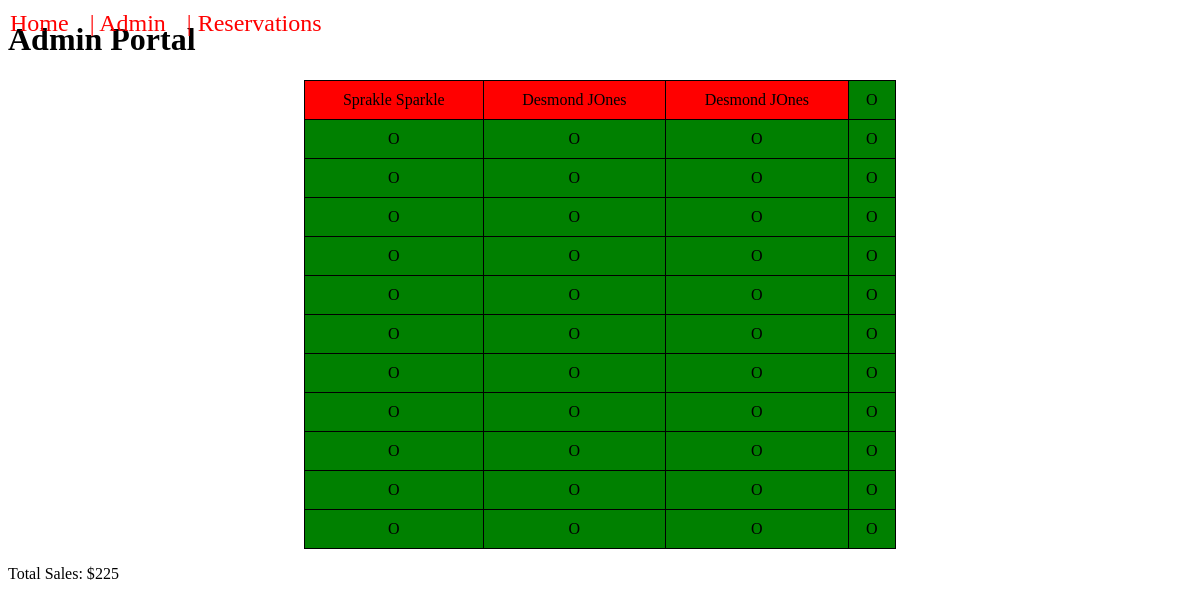
/admin_portal, run on the app's committed database.
### tables this page shows
CREATE TABLE reservations (
    id INTEGER PRIMARY KEY AUTOINCREMENT,
    passengerName TEXT NOT NULL,
    seatRow INTEGER NOT NULL,
    seatColumn INTEGER NOT NULL,
    eTicketNumber TEXT NOT NULL,
    created TIMESTAMP NOT NULL DEFAULT CURRENT_TIMESTAMP
);

### app.py (the view)
@app.route('/admin_portal')
def admin_portal():
    conn = get_db_connection()
    reservations = conn.execute('SELECT * FROM reservations').fetchall()
    conn.close()
    seating_chart = [[None for _ in range(4)] for _ in range(12)]
    for res in reservations:
        seating_chart[res['seatRow']][res['seatColumn']] = res['passengerName']
    total_sales = calculate_total_sales()
    return render_template('admin_portal.html', seating_chart=seating_chart, total_sales=total_sales)

### app.py (called while the page is built)
def get_db_connection():
    conn = sqlite3.connect('database.db')
    conn.row_factory = sqlite3.Row
    return conn

def calculate_total_sales():
    cost_matrix = [[100, 75, 50, 100] for _ in range(12)]
    conn = get_db_connection()
    reservations = conn.execute('SELECT seatRow, seatColumn FROM reservations').fetchall()
    conn.close()
    total_sales = sum(cost_matrix[row['seatRow']][row['seatColumn']] for row in reservations)
    return total_sales

### templates/admin_portal.html (shortened to what this page needs)
<!DOCTYPE html>
<html>
    <div class="nav">
    <a href="/" class="menu-item">Home</a> |
    <a href="/admin" class="menu-item">Admin</a> |
    <a href="/reserve" class="menu-item">Reservations</a>
</div>
<head>
</head>
<body>
    <h1>Admin Portal</h1>
    <table>
        {% for row in seating_chart %}
        <tr>
            {% for seat in row %}
            <td class="{{ 'reserved' if seat else 'available' }}">{{ seat if seat else 'O' }}</td>
            {% endfor %}
        </tr>
        {% endfor %}
    </table>
    <p>Total Sales: ${{ total_sales }}</p>
</body>
</html>

### templates/admin_portal.html (style rules this page uses)
.nav { position: fixed; top: 10px; left: 10px; font-size: 24px; color: red; }
.menu-item { text-decoration: none; margin-right: 15px; color: red; }
table { margin: auto; border-collapse: collapse; width: 50%; }
th, td { border: 1px solid black; padding: 10px; text-align: center; }
.reserved { background-color: red; }
.available { background-color: green; }

### data on the page
reservations: passengerName "Sprakle Sparkle"
reservations: passengerName "Desmond JOnes"
reservations: passengerName "Desmond JOnes"

### other printed values
{{ seat if seat else 'O' }} "O" "O" "O" "O" "O" "O" "O" "O" "O" "O" "O" "O" "O" "O" "O" "O" "O" "O" "O" "O" "O" "O" "O" "O" "O" "O" "O" "O" "O" "O" "O" "O" "O" "O" "O" "O" "O" "O" "O" "O" "O" "O" "O" "O" "O"
{{ total_sales }} "225"
